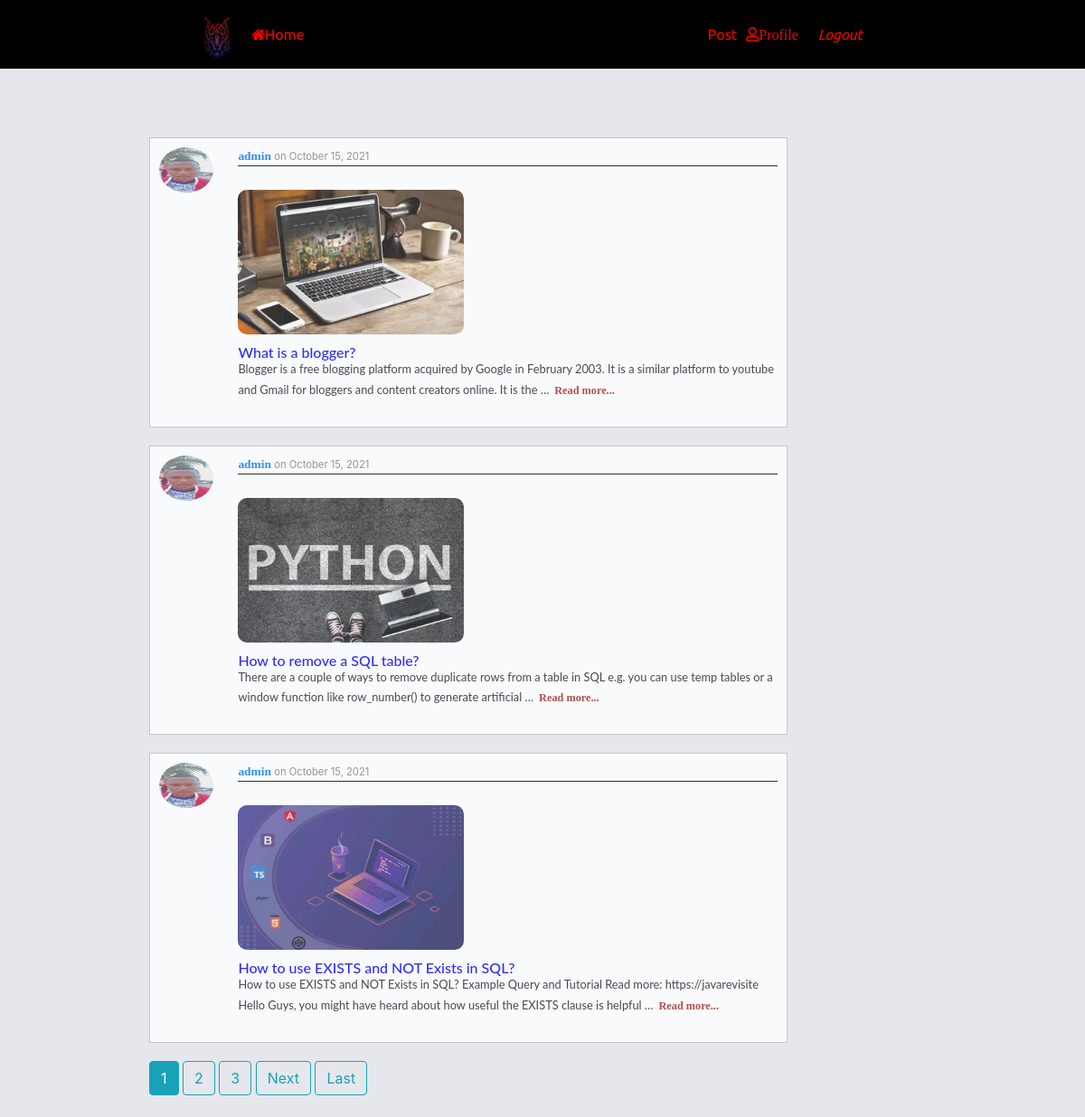
Screenshot of /posts/home/ (signed in) with the database file from the repository.
### posts/models.py (models this page shows, shortened)
class postmode(models.Model):
    image = models.ImageField(upload_to='myApp/posts/media/', null=False, blank=False)
    title = models.CharField(max_length=50)
    content = models.TextField()
    date_posted = models.DateTimeField(default=timezone.now)
    author = models.ForeignKey(User, on_delete=models.CASCADE)
    def get_absolute_url(self):
        return reverse('post-detail', kwargs={"id": self.id})

### users/models.py (models this page shows, shortened)
class Profile(models.Model):
     user = models.OneToOneField(User, on_delete=models.CASCADE)
     image = models.ImageField(default='default.jpg', upload_to='profile_pics')

### posts/views.py (the view)
# urls.py: path('home/', views.list_view.as_view(), name='post-home'),
class list_view(LoginRequiredMixin, ListView):
    model = postmode
    template_name = "post_home.html"
    context_object_name = 'posts'
    ordering = ['-date_posted'] # it is use to set the post to the current one
    paginate_by = 3 #It is use to divide the posts in a single page

### posts/templates/post_home.html (shortened to what this page needs)
{% extends "post_base.html" %}
{% load static %}
{% block content %}
        {% for instance in posts %}
    <div class="second1">
        <a href="{{ instance.author.profile.image.url }}"><img  width="40px;" src="{{ instance.author.profile.image.url}}"></a>
       <div class="second">
          <p><span><a style="text-decoration: none;"
                      href="{% url 'user-post' instance.author.username %}">{{ instance.author}}</a>
          </span> on {{ instance.date_posted|date:"F d, Y" }}</p>
           <img style=" border-radius: 10px 10px;
                        height: 10rem;"     src="{{ instance.image.url }}">
        <h2>{{ instance.title }}</h2>
        <div class="span1">{{ instance.content|truncatewords:30 }}<span class="span2"><a href="{{ instance.get_absolute_url }}">Read more...</a></span></div>
       </div>
    </div>
        {% endfor %}
    <div class="page">
       {% if is_paginated %}
         {% for num in page_obj.paginator.page_range %}
            {% if page_obj.number == num %}
                  <a class="btn btn-info mb-4" href="?page={{ num }}">{{ num }}</a>
              {% elif num > page_obj.number|add:'-3' and num < page_obj.number|add:'3' %}
                  <a class="btn btn-outline-info mb-4" href="?page={{ num }}">{{ num }}</a>
           {% endif %}
        {% endfor %}
         {% if page_obj.has_next %}
            <a class="btn btn-outline-info mb-4" href="?page={{ page_obj.next_page_number }}">Next</a>
            <a class="btn btn-outline-info mb-4" href="?page={{ page_obj.paginator.num_pages }}">Last</a>
           {% endif %}
        {% endif %}
    </div>
{% endblock %}

### posts/static/posts/main.css (style rules this page uses)
* { margin: 0; padding: 0; box-sizing: border-box; }
body { background: rgba(190, 197, 209, 0.4); }
.second1 { border: 1px solid silver; width: 80%; opacity: 0.8; margin-bottom: 20px; background: white; display: grid; grid-template-columns: 11% 89%; }
.second1 img { width: 60px; border-radius: 50%; height: 50px; margin: 10px; }
.second { margin: 10px; background: white; }
.second img { width: 250px; }
.second p { font-size: 0.7em; margin-left: 10px; color: grey; border-bottom: 1px solid black; }
.second h2 { margin: 10px; margin-top: 0; font-size: 1rem; color: blue; font-family: "lato", sans-serif; margin-bottom: 0; }
.second span { font-weight: bold; font-family: 'Caramel', cursive; font-size: 1.2em; color: red; margin-bottom: 0; }
.span1 { font-size: 0.8em; margin-left: 10px; font-family: "lato", sans-serif; margin-bottom: 20px; }
.span2 { margin-left: 6px; }
.span2 a { text-decoration: none; font-size: 0.8em; color: brown; }

### rows the page displays
postmode: author.profile.image (picture), author "admin", date_posted "October 15, 2021", image (picture), title "What is a blogger?", content "Blogger is a free blogging platform acquired by Google in February 2003. It is a similar platform to youtube and Gmail for bloggers and content creators online. It is the …"
postmode: author.profile.image (picture), author "admin", date_posted "October 15, 2021", image (picture), title "How to remove a SQL table?", content "There are a couple of ways to remove duplicate rows from a table in SQL e.g. you can use temp tables or a window function like row_number() to generate artificial …"
postmode: author.profile.image (picture), author "admin", date_posted "October 15, 2021", image (picture), title "How to use EXISTS and NOT Exists in SQL?", content "How to use EXISTS and NOT Exists in SQL? Example Query and Tutorial Read more: https://javarevisite Hello Guys, you might have heard about how useful the EXISTS clause is helpful …"

### other values shown
{{ num }} "1"
{{ num }} "2" "3"
